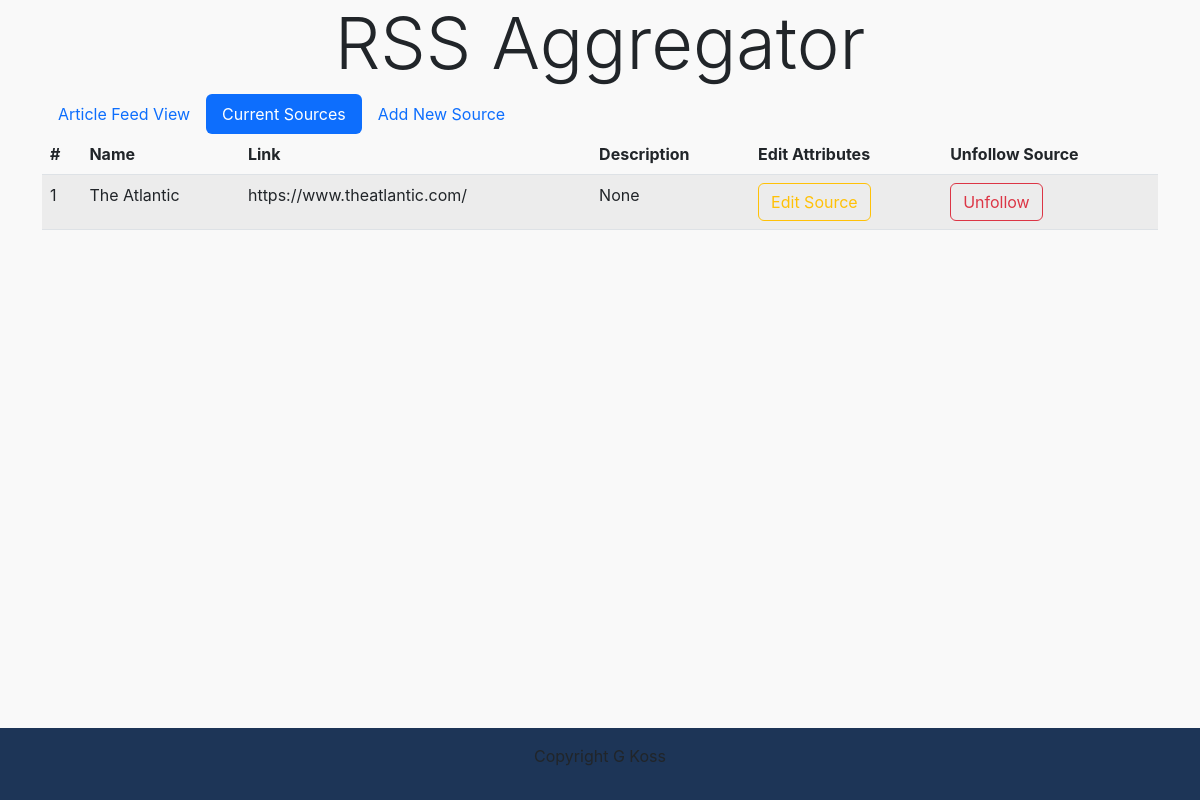
Before: /sources with the older database file.
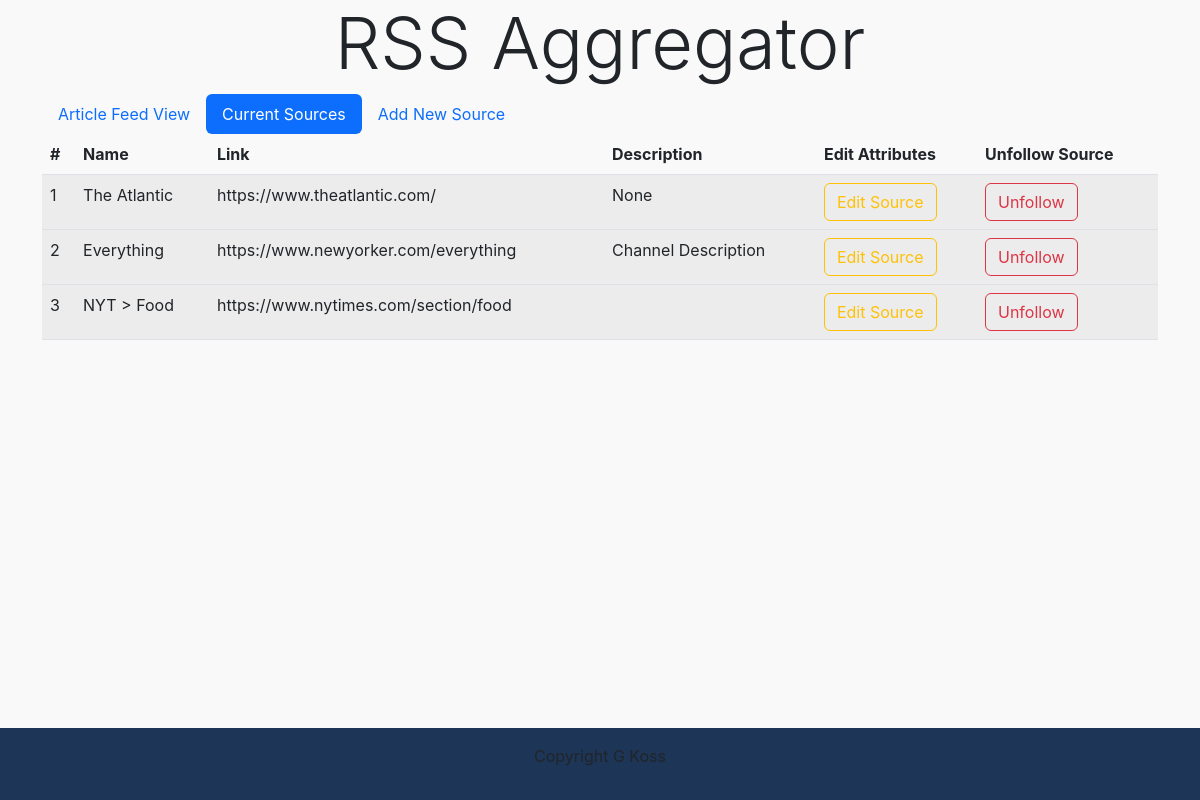
After: the same page with the newer database file.
### aggregator/models.py (models this page shows, shortened)
class Source(models.Model):
    title = models.CharField(max_length=200,default="No Title")
    link = models.CharField(max_length=200)
    description = models.CharField(max_length=500,default="No Description")

### aggregator/views.py (the view)
# urls.py: path("sources", SourceView.as_view(), name="sources"),
class SourceView(ListView):
    template_name = "sources.html"
    model = Source
    def get_context_data(self, **kwargs):
        context = super().get_context_data(**kwargs)
        context["sources"] = Source.objects.all()
        return context

### templates/sources.html (shortened to what this page needs)
<!DOCTYPE html>
<html lang="en">
  <head>
    {% load static %}
    <link href="https://cdn.jsdelivr.net/npm/bootstrap@5.2.2/dist/css/bootstrap.min.css"
    rel="stylesheet"
      />
    <link rel="stylesheet" href="{% static 'main.css' %}" />
  </head>
  <body class="d-flex flex-column">
    <header>
      <nav class="container">
        <div class="row">
          <div class="col text-center">
            <h2 class="display-2">RSS Aggregator</h2>
          </div>
        </div>
      </nav>
    </header>
    <main class="container flex-grow-1">
        <ul class="nav nav-pills">
            <li class="nav-item">
              <a class="nav-link" href="/articles">Article Feed View</a>
            </li>
            <li class="nav-item">
              <a class="nav-link active" href="/sources">Current Sources</a>
            </li>
            <li class="nav-item">
              <a class="nav-link" href="/add_new_source">Add New Source</a>
            </li>
          </ul>
      <div class="row">
        <div class="col-mid-4">
            <table class="table table-striped table-hover">
                <thead>
                    <th>#</th>
                    <th>Name</th>
                    <th>Link</th>
                    <th>Description</th>
                    <th>Edit Attributes</th>
                    <th>Unfollow Source</th>
                </thead>
                {% for source in sources %}
                <tbody>
                    <td>{{ forloop.counter }}</td>
                    <td>{{ source.title }}</td>
                    <td>{{ source.link }}</td>
                    <td>{{ source.description }}</td>
                    <td><a class="btn btn-outline-warning" href="update_source/{{ source.id }}">Edit Source</td>
                    <td><a class="btn btn-outline-danger" href="delete/{{ source.id }}" role="button" data-toggle="tooltip" data-placement="top" title="This will permanently delete this source">Unfollow</button></td>
                </tbody>
                {% endfor %}
            </table>
        </div>
      </div>
    </main>
    <footer class="container-fluid">
      <div class="row">
        <div class="col text-center">
          <p>Copyright G Koss</p>
        </div>
      </div>
    </footer>
  </body>
</html>

### static/main.css (style rules this page uses)
:root { --red: #e63946; --off-white: #f9f9f9; --blue: #457b9d; --dark-blue: #1d3557; }
body { min-height: 100vh; background-color: var(--off-white); font-family: -apple-system, BlinkMacSystemFont, "Segoe UI", Roboto, Helvetica, Arial, sans-serif, "Apple Color Emoji", "Segoe UI Emoji", "Segoe UI Symbol"; }
a { color: var(--red); }
footer { padding: 1em; background-color: var(--dark-blue); }

Changed rows visible on the page:
added Source: title "Everything", link "https://www.newyorker.com/everything", description "Channel Description"
added Source: title "NYT > Food", link "https://www.nytimes.com/section/food"
